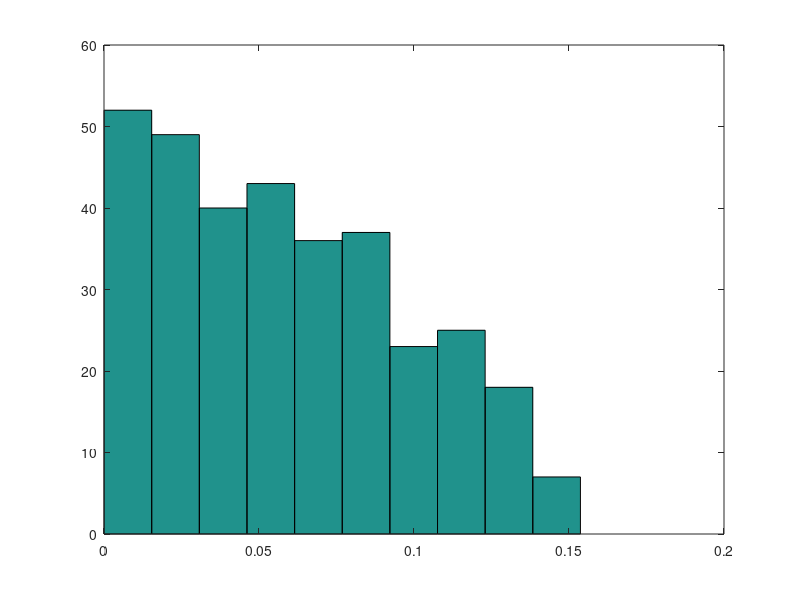
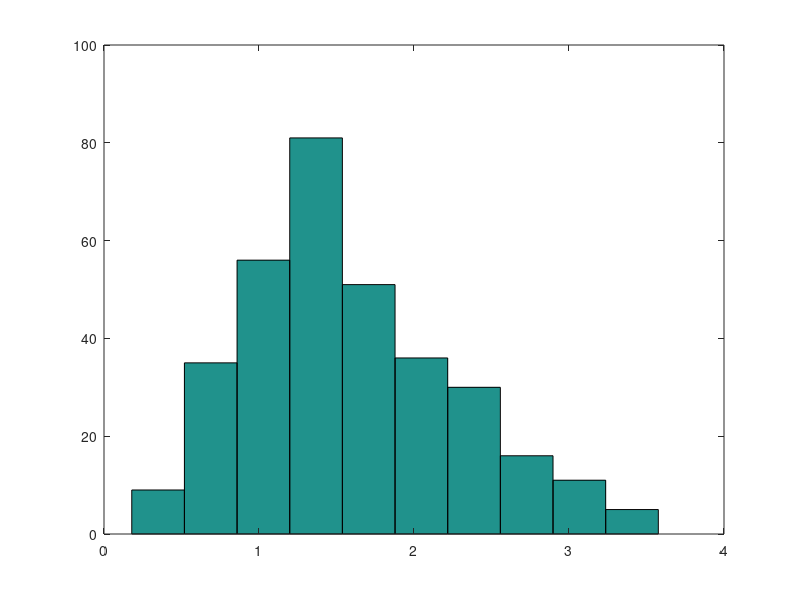

These charts were generated, in order, by the following MATLAB code: (Note: this script raises an error after producing the figures.)

lambda=2;
x=1:0.1:8;
f=sqrt(2/pi)*x.^2.*exp(-x.^2/2);
plot(x,f)
g=2*(x./lambda^2).*exp(-(x/lambda).^2);
plot(x,g)
xs=sqrt(2);
A=2*sqrt(2)*pi*xs*exp(-xs^2/4);
%%
N=1e4;

X=real(sqrt(-lambda^2*log(-(rand(N,1))))); % Does the A fit here? or can we treat it later?
X=real(2*sqrt(-log(-(rand(N,1)))));
% X=A*(sqrt(-lambda^2*log(-rand(N,1)))); % generate exponential samples
U=rand(N,1).*X;
p=sqrt(2)*pi*X.^2.*exp(-(X.^2/2));
% z=zeros(size(U));
% z(A*U<=p)=1;
% Accepted=U.*z;
Accepted=U(A.*U<=p);
X_accepted=X(A.*U<=p);
Accepted(Accepted==0)=[];
% figure(4)
% hist(Accepted)
s=length(Accepted);
sample2=sqrt(randn(s,1).^2+randn(s,1).^2+randn(s,1).^2);
h=kstest2(Accepted,sample2)
hist(Accepted)
figure(2),hist(sample2)
% figure(2)
% scatter(X,abs(Accepted));
% lalu=abs(Accepted);
% 
% figure(3)
% scatter(X,p)
% hold on
% scatter(X,U)

%% KS tests multiple times
M=1e4;
times=1e4;
P=[];
fail=0;
for i=1:times
[maxwell_est] = lastname_firstname_hw2_prob1(M);
maxwell=sqrt(randn(M,1).^2+randn(M,1).^2+randn(M,1).^2);

[h,p]=kstest2(maxwell,maxwell_est);
P=[P;p];
fail=fail+h;
end
fail
histogram(maxwell,20,'EdgeColor','blue','FaceColor','blue');hold on
histogram(maxwell_est,20,'EdgeColor','green','FaceColor','green','FaceAlpha',0.2)
% figure,hist(P,20);
% hist(P,5);

